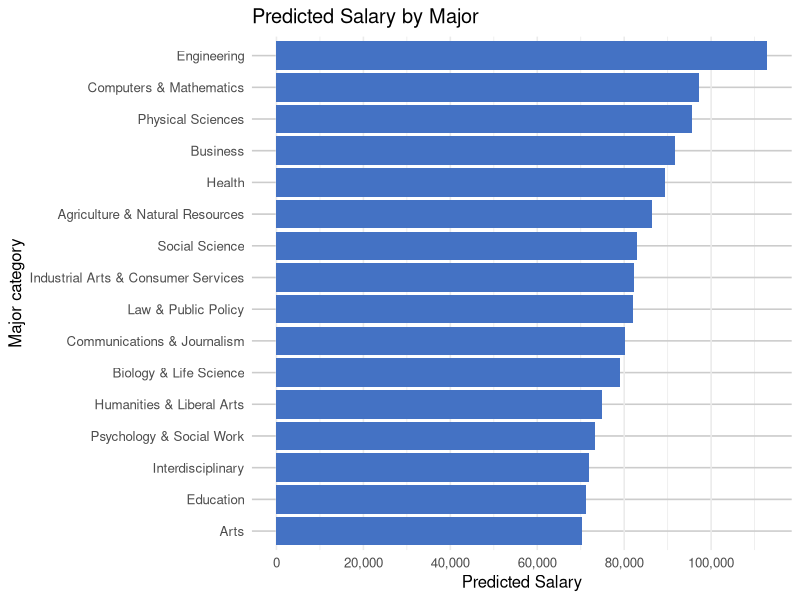

Recreate this plot in R.
## ---- chunk 1
#| echo: false
#| warning: false

library(tidyverse)

sal_df <- vroom::vroom("Salary.csv")

sal_df <- sal_df |>
  mutate(
    MajorCategory = factor(MajorCategory),
    Sex = factor(Sex)
  )

# creating a linear model. Salary predicted my Major, GPA and sex. No interaction
sal_lm<-lm(Salary~ .,sal_df)

# make df for diff majors holding constant of female w/ 3.5 GPA
maj_df <- expand.grid(Sex = "F", GPA = 3.5, MajorCategory = unique(sal_df$MajorCategory))



# Ensure you used the correct arg for base R lm
maj_preds <- predict(sal_lm, newdata = maj_df, se.fit = TRUE)

# Bind predictions back to maj_df
plot_df <- maj_df %>%
  mutate(
    .pred = maj_preds$fit,
  ) %>%
  # Order majors by predicted value for a nicer chart
  mutate(MajorCategory = reorder(MajorCategory, .pred))

library(scales)

ggplot(plot_df, aes(x = MajorCategory, y = .pred)) +
  geom_col(fill = "#4472C4") +
  coord_flip() +  # if you prefer horizontal bars (often easier to read)
  scale_y_continuous(
    breaks = scales::breaks_pretty(n = 5),      # more ticks
    minor_breaks = waiver(),                     # add minor gridlines
    labels = label_number(big.mark = ",")        # or label_dollar() if these are $ values
    # e.g., labels = label_dollar(accuracy = 1)
  ) +
  theme_minimal(base_size = 12) +
  theme(
    panel.grid.minor.y = element_line(color = "grey85"),  # emphasize minor gridlines
    panel.grid.major.y = element_line(color = "grey80")
  ) +
  labs(x = "Major category", y = "Predicted Salary", title = "Predicted Salary by Major")
    
